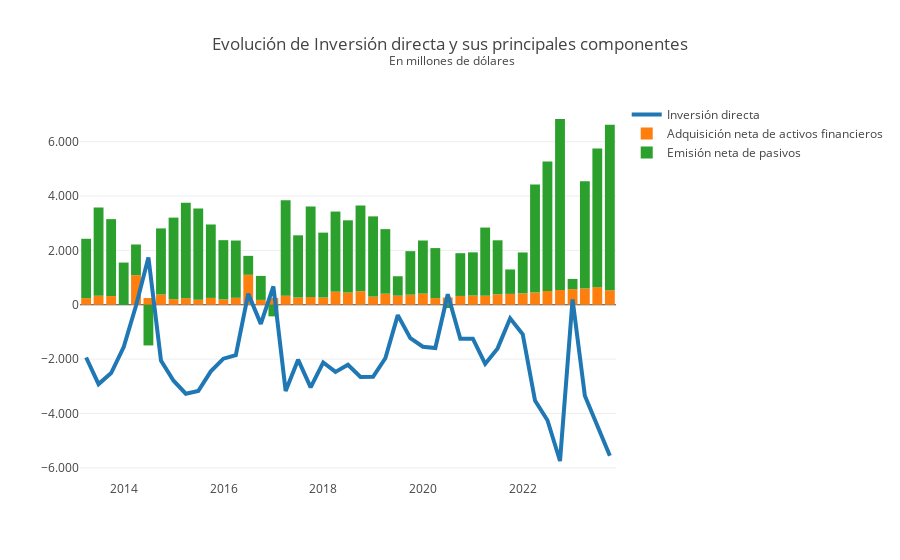

Notebook code cell kept with this figure:
### Code cell
plot_segun_codigo(df,
                  dict_bdpcode_description,
                  "3.1", 
                  desagregacion = False, 
                  anio_desde=2013
                  )
